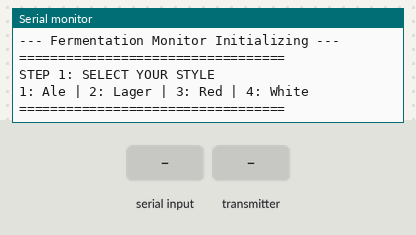
Bench run of a sketch on a simulated Arduino Uno, built with avr-gcc and run on an emulated ATmega328P. Shown: the last lines printed to the serial monitor. The inputs (shaded band) are chosen by the test bench. No radio packets arrive unless stated.

Above: at 0.9 s.
1.0 s: "1" received over Serial
At 2.2 s:
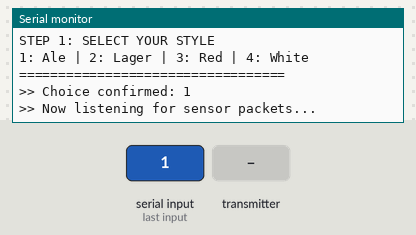
2.5 s: the transmitter starts sending sensorValues.0 = 0
At 3.1 s:
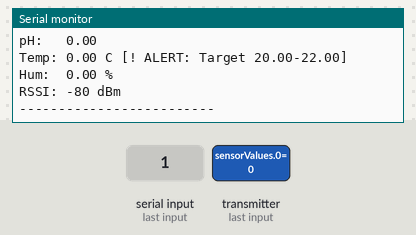
4.0 s: the transmitter starts sending sensorValues.1 = 25
5.5 s: the transmitter starts sending sensorValues.2 = 25
7.0 s: the transmitter starts sending sensorValues.1 = 50
8.5 s: the transmitter starts sending sensorValues.2 = 50
Timing chart, 0 to 11.0 s (numbered marks = the images above; inputs shaded):
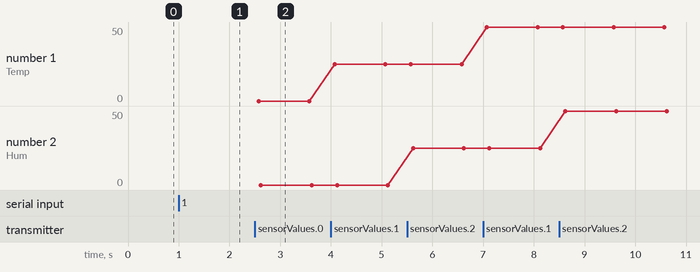

Measured:
- after the input at 1.0 s, the serial monitor: prints a new line at once (image 1)
- after the input at 2.5 s, the serial monitor: prints a new line at once (image 2)
- plotted number 1: 0 → 25 after the input at 4.0 s, 25 → 50 after the input at 7.0 s

The sketch:

2026-IoT4AgHackathon-Sensor_Station-Fermentation_Sensor.ino
```cpp
#include <SPI.h>
#include <LoRa.h>

const float ALKALINITY = 50.0;

// Style State
enum Style { ALE, LAGER, RED_WINE, WHITE_WINE };
Style currentStyle;
bool styleSelected = false;

void setup() {
  Serial.begin(9600);
  while (!Serial);

  Serial.println("--- Fermentation Monitor Initializing ---");

  if (!LoRa.begin(915E6)) {
    Serial.println("LoRa init failed!");
    while (1);
  }

  // --- STYLE SELECTION INPUT BOX ---
  Serial.println("\n==================================");
  Serial.println("STEP 1: SELECT YOUR STYLE");
  Serial.println("1: Ale | 2: Lager | 3: Red | 4: White");
  Serial.println("==================================");

  while (!styleSelected) {
    if (Serial.available() > 0) {
      char choice = Serial.read();

      // Filter valid choices
      if (choice == '1') { currentStyle = ALE; styleSelected = true; }
      else if (choice == '2') { currentStyle = LAGER; styleSelected = true; }
      else if (choice == '3') { currentStyle = RED_WINE; styleSelected = true; }
      else if (choice == '4') { currentStyle = WHITE_WINE; styleSelected = true; }

      if (styleSelected) {
        Serial.print(">> Choice confirmed: "); Serial.println(choice);
        Serial.println(">> Now listening for sensor packets...\n");
      }

      // Clear any leftover newline/box characters
      while(Serial.available() > 0) Serial.read();
    }
  }
}

void loop() {
  int packetSize = LoRa.parsePacket();

  if (packetSize > 0) {
    int numFloats = packetSize / 4;
    float sensorValues[numFloats];

    // Your working Decoder Logic
    LoRa.readBytes((uint8_t *)sensorValues, packetSize);

    float co2Val  = sensorValues[0];
    float tempVal = sensorValues[1];
    float humVal  = sensorValues[2];

    // Calculation
    float phLevel = 0;
    if (co2Val > 0) {
      phLevel = 6.35 + log10(ALKALINITY / (0.0301 * co2Val));
    }

    // Display Data with your specific Warning Logic
    displayDashboard(co2Val, phLevel, tempVal, humVal);
  }
}

void displayDashboard(float co2, float ph, float temp, float hum) {
  float minT, maxT;
  String sName;

  // Set limits based on selection
  switch (currentStyle) {
    case ALE:        minT = 20.0; maxT = 22.0; sName = "ALE"; break;
    case LAGER:      minT = 7.0;  maxT = 13.0; sName = "LAGER"; break;
    case RED_WINE:   minT = 20.0; maxT = 30.0; sName = "RED WINE"; break;
    case WHITE_WINE: minT = 12.0; maxT = 20.0; sName = "WHITE WINE"; break;
  }

  Serial.println("--- NEW DATA RECEIVED ---");
  Serial.print("Style: "); Serial.println(sName);

  // Data Output
  Serial.print("CO2:  "); Serial.print(co2); Serial.println(" ppm");
  Serial.print("pH:   "); Serial.print(ph, 2);
  if (ph < 3.2 && ph > 0.1) Serial.print(" [! CRITICAL]");
  Serial.println();

  Serial.print("Temp: "); Serial.print(temp); Serial.print(" C");
  if (temp < minT || temp > maxT) {
    Serial.print(" [! ALERT: Target "); Serial.print(minT); Serial.print("-"); Serial.print(maxT); Serial.print("]");
  }
  Serial.println();

  Serial.print("Hum:  "); Serial.print(hum); Serial.println(" %");
  Serial.print("RSSI: "); Serial.print(LoRa.packetRssi()); Serial.println(" dBm");
  Serial.println("-------------------------");
}
```
